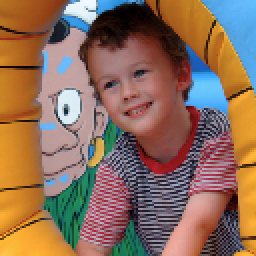
#> input picture img/bishop.png, 128 x 128 px (shown 2 times larger)
$ jupyter execute --allow-errors Data_vim-2_JPN.ipynb
#> lines starting #> are read from the running program, lines starting #| are printed output that depends on the picture
# エンコーダ用の階層型データ（vim-2）

__目次：__
- <a href="#overview">データセットの概要</a>
- <a href="#stim_check">入力パターン（視覚刺激）：元のデータを調べる</a>
- <a href="#stim_ds">入力パターン（視覚刺激）：空間的ダウンサンプリング</a>
- <a href="#stim_hdf5">入力パターン（視覚刺激）：階層型ファイルを作る</a>
- <a href="#resp_check">応答（BOLD信号）：元のデータを調べる</a>
- <a href="#resp_hdf5">応答（BOLD信号）：階層型ファイルを作る</a>
- <a href="#preproc">応答信号の前処理について</a>

ここでは2種類のデータを扱うことになる。視覚刺激としての自然動画像と、fMRIで測定したBOLD信号（血中酸素濃度に依存する信号）の2種類である。前者はいわば「入力」で、後者は脳活動の指標で、「応答」である。

主要の目的として、入力画像から脳活動を正確に予測することを掲げる。イメージとして、画像を応答信号へと「符号化」していることから、このシステムを「エンコーダ」と呼ぶことが多い。

<a id="overview"></a>
## データセットの概要

今回使うデータの名称は「Gallant Lab Natural Movie 4T fMRI Data set」で、通称はvim-2である。その中身を眺めてみると：

__視覚刺激__
```
Stimuli.tar.gz 4089110463 (3.8 GB)
```

__BOLD信号__
```
VoxelResponses_subject1.tar.gz 3178624411 (2.9 GB)
VoxelResponses_subject2.tar.gz 3121761551 (2.9 GB)
VoxelResponses_subject3.tar.gz 3216874972 (2.9 GB)
```

視覚刺激はすべて`Stimuli.mat`というファイルに格納されている（形式：Matlab v.7.3）。その中身は訓練・検証データから構成される。

 - `st`: training stimuli. 128x128x3x108000 matrix (108000 128x128 rgb frames).
 - `sv`: validation stimuli. 128x128x3x8100 matrix (8100 128x128 rgb frames).

訓練データに関しては、視覚刺激は15fpsで120分間提示されたため、7200の時点で合計108000枚のフレームから成る。検証データについては、同様に15fpsで9分間提示されたため、540の時点で合計8100枚のフレームから成る。検証用の視覚刺激は10回被験者に提示されたが、今回使う応答信号は、その10回の試行から算出した平均値である。平均を取る前の「生」データは公開されているが、ここでは使わない。

あと、データを並べ替える必要は特にない。作者の説明：

> *"The order of the stimuli in the "st" and "sv" variables matches the order of the stimuli in the "rt" and "rv" variables in the response files."*

前へ進むには、これらのファイルを解凍しておく必要がある。

```
$ tar -xzf Stimuli.tar.gz
$ tar -xzf VoxelResponses_subject1.tar.gz
$ tar -xzf VoxelResponses_subject2.tar.gz
$ tar -xzf VoxelResponses_subject3.tar.gz
```

すると`Stimuli.mat`および`VoxelResponses_subject{1,2,3}.mat`が得られる。階層的な構造を持つデータなので、開閉、読み書き、編集等を楽にしてくれる__PyTables__( http://www.pytables.org/usersguide/index.html )というライブラリを使う。シェルからファイルの中身とドキュメンテーションを照らし合わせてみると、下記のような結果が出てくる。

```
$ ptdump Stimuli.mat
/ (RootGroup) ''
/st (EArray(108000, 3, 128, 128), zlib(3)) ''
/sv (EArray(8100, 3, 128, 128), zlib(3)) ''
```

かなり単純な「階層」ではあるが、RootGroupにはフォルダー（`st`と`sv`）が2つある。それぞれの座標軸の意味を確認すると、1つ目は時点、2つ目は色チャネル（RGB）、3つ目と4つ目のペアは2次元配列における位置を示す。

次に応答信号のデータに注視すると、もう少し豊かな階層構造が窺える。

```
$ ptdump VoxelResponses_subject1.mat
/ (RootGroup) ''
/rt (EArray(73728, 7200), zlib(3)) ''
/rv (EArray(73728, 540), zlib(3)) ''
/rva (EArray(73728, 10, 540), zlib(3)) ''
(...Warnings...)
/ei (Group) ''
/ei/TRsec (Array(1, 1)) ''
/ei/datasize (Array(3, 1)) ''
/ei/imhz (Array(1, 1)) ''
/ei/valrepnum (Array(1, 1)) ''
/roi (Group) ''
/roi/FFAlh (EArray(18, 64, 64), zlib(3)) ''
/roi/FFArh (EArray(18, 64, 64), zlib(3)) ''
/roi/IPlh (EArray(18, 64, 64), zlib(3)) ''
/roi/IPrh (EArray(18, 64, 64), zlib(3)) ''
/roi/MTlh (EArray(18, 64, 64), zlib(3)) ''
/roi/MTplh (EArray(18, 64, 64), zlib(3)) ''
/roi/MTprh (EArray(18, 64, 64), zlib(3)) ''
/roi/MTrh (EArray(18, 64, 64), zlib(3)) ''
/roi/OBJlh (EArray(18, 64, 64), zlib(3)) ''
/roi/OBJrh (EArray(18, 64, 64), zlib(3)) ''
/roi/PPAlh (EArray(18, 64, 64), zlib(3)) ''
/roi/PPArh (EArray(18, 64, 64), zlib(3)) ''
/roi/RSCrh (EArray(18, 64, 64), zlib(3)) ''
/roi/STSrh (EArray(18, 64, 64), zlib(3)) ''
/roi/VOlh (EArray(18, 64, 64), zlib(3)) ''
/roi/VOrh (EArray(18, 64, 64), zlib(3)) ''
/roi/latocclh (EArray(18, 64, 64), zlib(3)) ''
/roi/latoccrh (EArray(18, 64, 64), zlib(3)) ''
/roi/v1lh (EArray(18, 64, 64), zlib(3)) ''
/roi/v1rh (EArray(18, 64, 64), zlib(3)) ''
/roi/v2lh (EArray(18, 64, 64), zlib(3)) ''
/roi/v2rh (EArray(18, 64, 64), zlib(3)) ''
/roi/v3alh (EArray(18, 64, 64), zlib(3)) ''
/roi/v3arh (EArray(18, 64, 64), zlib(3)) ''
/roi/v3blh (EArray(18, 64, 64), zlib(3)) ''
/roi/v3brh (EArray(18, 64, 64), zlib(3)) ''
/roi/v3lh (EArray(18, 64, 64), zlib(3)) ''
/roi/v3rh (EArray(18, 64, 64), zlib(3)) ''
/roi/v4lh (EArray(18, 64, 64), zlib(3)) ''
/roi/v4rh (EArray(18, 64, 64), zlib(3)) ''

```

応答のデータでは、RootGroupのなかには、まず`rt`、`rv`、`rva`という3つの配列がある。これらはBOLD信号の測定値を格納している。また、`roi`と`ei`と名付けられたgroupがある。前者は応答信号の時系列とボクセルを結びつけるためのインデックスである。後者は実験の条件等を示す数値が格納されている。ここで`roi`のほうに注目すると、計測された脳の領域全体を分割して（構成要素：ボクセル）、それを生理的・解剖学的に関心を持つべき「関心領域」（ROI）に振り分けていくのだが、この`roi`なるグループは、各ROIの名が付いた配列を含む。たとえば、`v4rh`とは__V4__という領域で、左半球（__l__eft __h__emisphere）に限定したROIのことである。明らかなように、ROIの数はボクセル数（$18 \times 64 \times 64 = 73728$）よりも遥かに少ないので、各ROIが多数のボクセルを含むことがわかる。

<a id="stim_check"></a>
## 入力パターン（視覚刺激）：元のデータを調べる

それでは、蓋を開けて画像データを見てみよう。

[cell 1]
import numpy as np
import tables
import matplotlib
from matplotlib import pyplot as plt
import pprint as pp

# Open file connection.
#> (the rest of this cell did not finish here and is left out)

指定した配列の中身が予想通りのものを格納していること、正しく読み込めていることなどを確かめる必要がある。

#> (a cell that did not finish here is left out)

#> (a cell that did not finish here is left out)

#> (a cell that did not finish here is left out)

#> (a cell that did not finish here is left out)

#> (a cell that did not finish here is left out)

十分なフレーム数を重ねてみると、読み込んだデータが確かに動画像であることが確認できた。但し、向きがおかしいことと、フレームレートがかなり高いこと、この2点は後ほど対応する。

__練習問題:__

0. 座標軸を適当に入れ替えて(`help(np.swapaxes)`を参照)、動画の向きを修正してみてください。

0. 上では最初の数枚のフレームを取り出して確認したのだが、次は最後の数枚のフレームを確認しておくこと。

0. 上記は検証データであったが、同様な操作（取り出して可視化すること）を訓練データ`st`に対しても行うこと。

0. 上記の操作で、最初の100枚のフレームを取り出してください。フレームレートが15fpsなので、7秒弱の提示時間に相当する。上記のコードの`for`ループに着目し、`range`に代わって適当に`np.arange`を使うことで、時間的なダウンサンプリングが容易にできる。15枚につき1枚だけ取り出して、1fpsに変えてから、最初の100枚を見て、変更前との違いを確認してください。

<a id="stim_ds"></a>
## 入力パターン（視覚刺激）：空間的ダウンサンプリング

画素数が多すぎると、後の計算が大変になるので、空間的なダウンサンプリング、つまり画像を縮小することが多い。色々なやり方はあるが、ここでは__scikit-image__というライブラリの`transform`モジュールから、`resize`という関数を使う。まずは動作確認。

[cell 7]
from skimage import transform
from matplotlib import pyplot as plt
import imageio
import tables
import numpy as np

im = imageio.imread("img/bishop.png") # a 128px x 128px image
#> im is the input picture: shape (128, 128, 3); mean R, G, B 141.2, 109.3, 90.2

[cell 8]
med_h = 96 # desired height in pixels
med_w = 96 # desired width in pixels
im_med = transform.resize(image=im, output_shape=(med_h,med_w), mode="reflect")
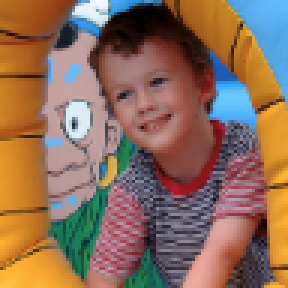
#> im_med: shape (96, 96, 3) float64 (shown 3 times larger); mean R, G, B 0.554, 0.428, 0.354

small_h = 32
small_w = 32
im_small = transform.resize(image=im, output_shape=(small_h,small_w), mode="reflect")
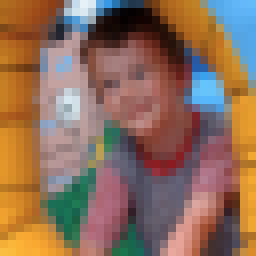
#> im_small: shape (32, 32, 3) float64 (shown 8 times larger); mean R, G, B 0.554, 0.429, 0.354

tiny_h = 16
tiny_w = 16
im_tiny = transform.resize(image=im, output_shape=(tiny_h,tiny_w), mode="reflect")

[cell 9]
myfig = plt.figure(figsize=(18,4))

ax_im = myfig.add_subplot(1,4,1)
plt.imshow(im)
plt.title("Original image")
ax_med = myfig.add_subplot(1,4,2)
plt.imshow(im_med)
plt.title("Resized image (Medium)")
ax_small = myfig.add_subplot(1,4,3)
plt.imshow(im_small)
plt.title("Resized image (Small)")
ax_small = myfig.add_subplot(1,4,4)
plt.imshow(im_tiny)
plt.title("Resized image (Tiny)")

plt.show()
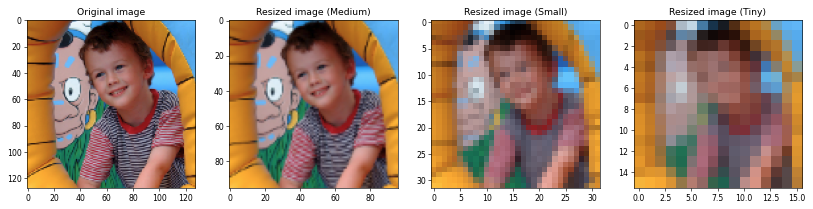
#> figure drawn by matplotlib, 4 panels

$ run again, with img/cifar-10.png copied over img/bishop.png
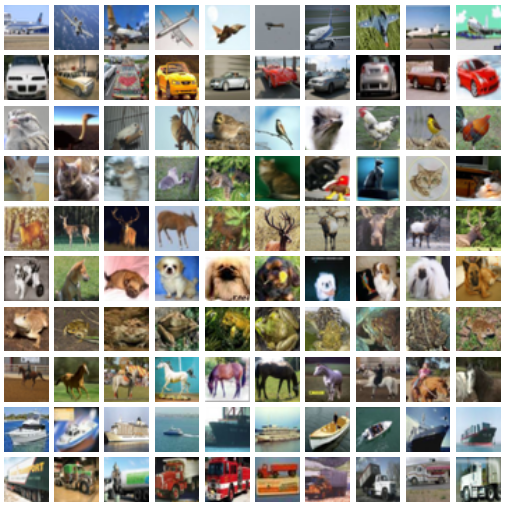
#> input picture img/cifar-10.png, 506 x 508 px
#> im is the input picture: shape (508, 506, 3); mean R, G, B 152.2, 150.6, 142
#> `im_med = transform.resize(image=im, output_shape=(med_h,med_w), mode="..`:
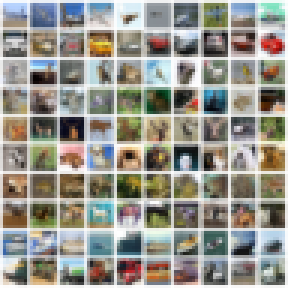
#> im_med: shape (96, 96, 3) float64 (shown 3 times larger); mean R, G, B 0.597, 0.59, 0.557
#> `plt.show()`:
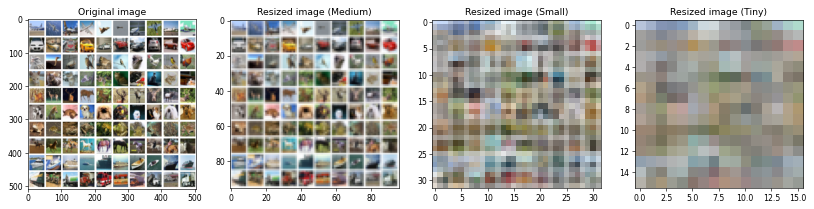
#> figure drawn by matplotlib, 4 panels
